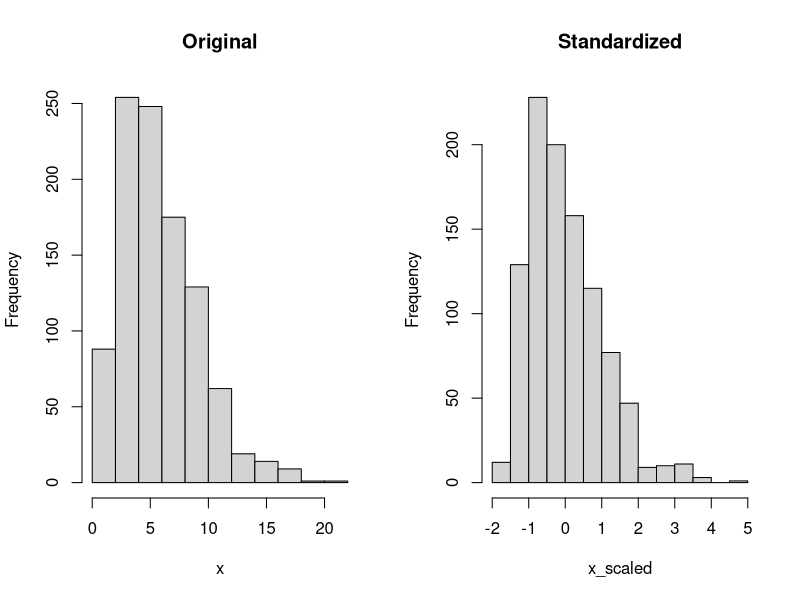
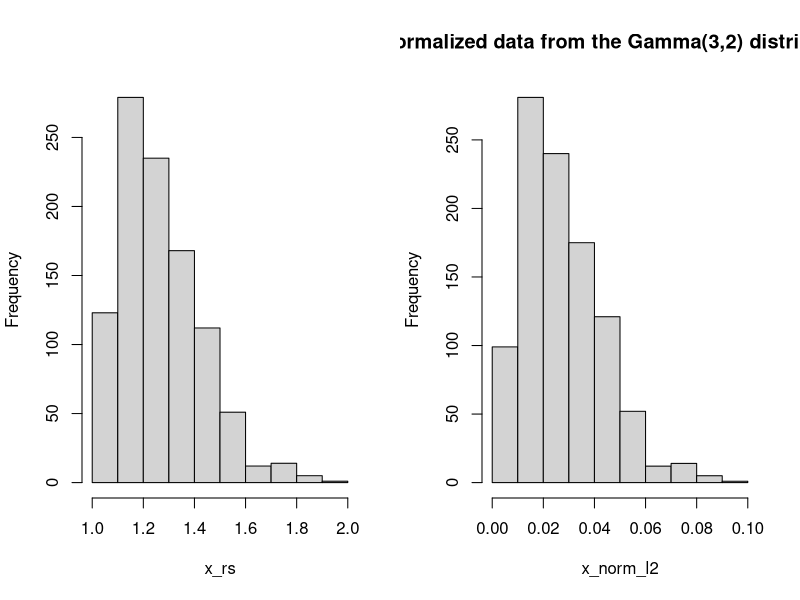

R code for these plots, in order: (Note: this script raises an error after producing the figures.)
## ---- chunk 1
library(caret)
options(width=80)
knitr::opts_chunk$set(echo=TRUE, warning=F, message=F, fig.asp=0.7, cache=FALSE)
## ---- chunk 2
#| fig.cap: Original and standardized data drawn from a Gamma(3,2) distribution.

set.seed(543)
x <- rgamma(1000,shape=3,scale=2)
x_scaled <- scale(x)

mean(x)
sd(x)

round(mean(x_scaled),4)
round(sd(x_scaled),4)

par(mfrow=c(1,2))
hist(x,main="Original")
hist(x_scaled, main="Standardized")

## ---- chunk 3
x_notcentered_but_scaled_with_sd <- scale(x,center=FALSE,
                                          scale=sd(x))
mean(x_notcentered_but_scaled_with_sd)
sd(x_notcentered_but_scaled_with_sd)
## ---- chunk 4
#| fig.cap: Sample from Gamma(3,2) distribution scaled to [0,2].
#| 
range_scale <- function(x, low=0, hi=1) {
    if (!is.null(x) && is.numeric(x)) {
        minval <- min(x,na.rm=TRUE)
        maxval <- max(x,na.rm=TRUE)
        if (maxval-minval < 1e-10) {
            warning("No rescaling done due to small range of data.")
            return (x)
        }
    } else {
        if (!is.numeric(x)) warning("Cannot rescale non-numeric data.")
        return (NULL)
    }
    if (low > hi) {
        lowbound <- hi
        hibound  <- low
        message("Switching hi and low values.")
    } else if (low==hi) {
        return (rep(low,length(x)))
    } else {
        lowbound <- low
        hibound <- hi
    }
    if ((lowbound==0) & (hibound==1)) {
        return ( (x-minval)/(maxval-minval) )
    } else {
        return (lowbound + (x-minval)/(maxval-minval) * (hibound-lowbound))
    }
}

x_rs <- range_scale(x,2,1)
hist(x_rs, main="")
## ---- chunk 5
iris_sc <- preProcess(iris,method=c("center","scale"))

iris_sc_data <- predict(iris_sc,iris)
head(iris_sc_data)
round(apply(iris_sc_data[,1:4],2,mean),4)
apply(iris_sc_data[,1:4],2,sd)
## ---- chunk 6
iris_range <- preProcess(iris,
                         method=c("range"),
                         rangeBounds=c(1,5))
iris_range
iris_range_data <- predict(iris_range,iris)

head(iris_range_data)

apply(iris_range_data[,1:4],2,min)

apply(iris_range_data[,1:4],2,max)
apply(iris_range_data[,1:4],2,mean)
apply(iris_range_data[,1:4],2,sd)
## ---- chunk 7
norm_l2 <- norm(as.matrix(x),type="2")

norm_l2
sqrt(sum(x^2))

x_norm_l2 <- x/norm_l2

# Check, the normalized vector should have L2-norm of 1
norm(x_norm_l2,type="2")

hist(x_norm_l2, main="Normalized data from the Gamma(3,2) distribution")
## ---- chunk 8
#| error: true
X <- matrix(c(1,1   ,1,0,
              1,0.5 ,1,0, 
              1,0.25,1,0,
              1,1   ,0,1, 
              1,0.5 ,0,1, 
              1,0.25,0,1),nrow=6,ncol=4,byrow=TRUE)

XpX <- t(X) %*% X
XpX
solve(XpX)
## ---- chunk 9
df <- data.frame(y=c(1,2,3,4,5,6),
                 x=c(1,0.5,0.25,1,0.5,0.25),
                 A=c(1,1,1,2,2,2))

df$A <- relevel(as.factor(df$A),ref=2)
coef(summary(lm(y ~ x + A, data=df)))
## ---- chunk 10
df2 <- data.frame(y=c(1,2,3,4,5,6),
                  x=c(1,0.5,0.25,1,0.5,0.25),
                  A1=c(1,1,1,0,0,0))

coef(summary(lm(y ~ x + A1, data=df2)))
## ---- chunk 11
df <- data.frame(y=c(1,2,3,4,5,6),
                 x=c(1,0.5,0.25,1,0.5,0.25),
                 A=c(1,1,1,2,2,2))

df$A <- relevel(as.factor(df$A),ref=1)
coef(summary(lm(y ~ x + A, data=df)))
## ---- chunk 12
df <- data.frame(y=c(1,2,3,4,5,6),
                 x=c(1,0.5,0.25,1,0.5,0.25),
                 A=c(1,1,1,2,2,2),
                 B=c(1,2,3,1,2,3))

modB <- lm(y ~ as.factor(B) -1, data=df)
coef(summary(modB))

## ---- chunk 13
X <- matrix(c(0, 1,
              1, 0,
              1, 1,
              0, 0,
              1, 0,
              0, 1),nrow=6,ncol=2)

modB_baseline <- lm(df$y ~ X)

coef(summary(modB_baseline))
## ---- chunk 14
X <- matrix(c( 1, 0,
              -1, 1,
               0,-1,
               0, 1,
              -1, 0,
               1,-1),nrow=6,ncol=2)
X
modB_ave_eff <- lm(df$y ~ X)

round(coef(summary(modB_ave_eff)),5)
## ---- chunk 15
X2 <- matrix(c( 1,-1,
                0, 1,
               -1, 0, 
                0,-1,
                1, 0,
               -1, 1),nrow=6,ncol=2)
X2
modB_ave_eff <- lm(df$y ~ X2)

round(coef(summary(modB_ave_eff)),5)
## ---- chunk 16
library(dplyr)
df <- data.frame(x=rnorm(200,mean=3,sd=2))
df_binned <- df %>% mutate(x_binned = ntile(x, n=5))

head(df_binned)
table(df_binned$x_binned)
## ---- chunk 17
df$x_cut <- cut(df$x,breaks=5)
df$x_cut_int <- cut(df$x,breaks=5,labels=FALSE)
head(df)

table(df$x_cut)

table(df$x_cut_int)
## ---- chunk 18
qt <- quantile(df$x,probs=seq(0,1,0.2))
qt

df$x_cut_qt <- cut(df$x,breaks=qt,
                   include.lowest=TRUE)
head(df)

table(df$x_cut_qt)

## ---- chunk 19
#| fig.cap: Histograms of 1,000 random samples from $Y \sim \text{Lognormal}(2,1/2)$ and of $\log Y$.

set.seed(1234)
rln <- rlnorm(1000,meanlog=2,sdlog=sqrt(0.5))

par(mfrow=c(1,2))
hist(rln,breaks=20,freq=FALSE,las=1)
hist(log(rln),breaks=20,freq=FALSE,las=1)
## ---- chunk 20
#| fig.cap: Box-Cox transformations for various values of $\lambda$

boxcox <- function(y,l) {
    if (l == 0) {
        return (log(y))
    } else {
        return ( (y^l - 1)/l )
    }
}
y <- c(seq(0,2.5,0.05),seq(2.5,5,0.1))

plot(y,boxcox(y,2), type="l", 
     ylim=c(-5,15),
     ylab="Y^(lambda)",
     xlab="y",
     lty="longdash",
     las=1)
lines(y,boxcox(y,1.5), type="l", lty="dotdash")
lines(y,boxcox(y,1.0), type="l", lty="dotted")
lines(y,boxcox(y,0.5), type="l", lty="dashed")
lines(y,boxcox(y,0), type="l", lty="solid")
legend("topleft",legend=c(expression(paste(lambda, " = 0")),
                          expression(paste(lambda, " = 0.5")),
                          expression(paste(lambda, " = 1.0")),
                          expression(paste(lambda, " = 1.5")),
                          expression(paste(lambda, " = 2.0"))
                          ),
       lty=c("solid","dashed","dotted","dotdash","longdash")
)

## ---- chunk 21
set.seed(6465)
df <- data.frame(x=rgamma(1000,3,2))
df_bc <- caret::preProcess(df,method="BoxCox")
df_bc

df_bc_data <- predict(df_bc,df)
## ---- chunk 22
#| fig.cap: Original and Box-Cox-transformed data drawn from a Gamma(3,2) distribution.

par(mfrow=c(1,2))
hist(df$x,main="Original",xlab="")
hist(df_bc_data$x, main="BoxCox(0.3)",xlab="")
## ---- chunk 23
df_yj <- caret::preProcess(df,method="YeoJohnson")
df_yj

df_yj_data <- predict(df_yj,df)
## ---- chunk 24
#| fig.cap: Original and Yeo-Johnson-transformed data drawn from a Gamma(3,2) distribution.

par(mfrow=c(1,2))
hist(df$x,main="Original",xlab="")
hist(df_yj_data$x, main="YeoJohnson(-0.22)",xlab="")
## ---- chunk 25
set.seed(45)
yn <- rnorm(1000,mean=2,sd=1.5)
F_yn <- pnorm(yn,mean=2,sd=1.5)    
hist(F_yn,main="")
## ---- chunk 26
norm_rv <- qnorm(runif(1000),mean=2,sd=1.5)
hist(norm_rv)
